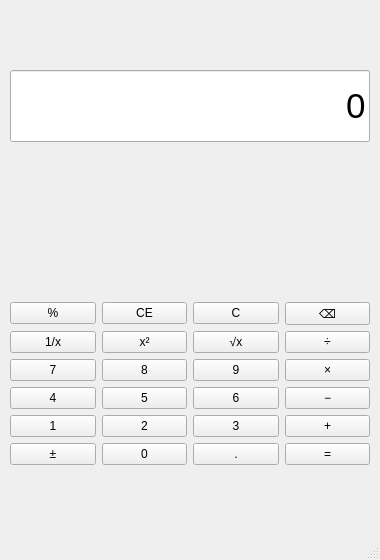
<?xml version="1.0" encoding="UTF-8"?>
<ui version="4.0">
 <class>MainWindow</class>
 <widget class="QMainWindow" name="MainWindow">
  <property name="geometry">
   <rect>
    <x>0</x>
    <y>0</y>
    <width>380</width>
    <height>560</height>
   </rect>
  </property>
  <property name="minimumSize">
   <size>
    <width>340</width>
    <height>520</height>
   </size>
  </property>
  <property name="windowTitle">
   <string>计算器</string>
  </property>
  <widget class="QWidget" name="centralwidget">
   <layout class="QVBoxLayout" name="mainLayout">
    <property name="spacing">
     <number>8</number>
    </property>
    <property name="leftMargin">
     <number>10</number>
    </property>
    <property name="topMargin">
     <number>10</number>
    </property>
    <property name="rightMargin">
     <number>10</number>
    </property>
    <property name="bottomMargin">
     <number>10</number>
    </property>
    <item>
     <widget class="QLineEdit" name="displayEdit">
      <property name="sizePolicy">
       <sizepolicy hsizetype="Expanding" vsizetype="Fixed">
        <horstretch>0</horstretch>
        <verstretch>0</verstretch>
       </sizepolicy>
      </property>
      <property name="minimumSize">
       <size>
        <width>0</width>
        <height>72</height>
       </size>
      </property>
      <property name="font">
       <font>
        <family>Segoe UI</family>
        <pointsize>26</pointsize>
       </font>
      </property>
      <property name="focusPolicy">
       <enum>Qt::NoFocus</enum>
      </property>
      <property name="alignment">
       <set>Qt::AlignRight|Qt::AlignTrailing|Qt::AlignVCenter</set>
      </property>
      <property name="readOnly">
       <bool>true</bool>
      </property>
      <property name="text">
       <string>0</string>
      </property>
     </widget>
    </item>
    <item>
     <widget class="QLabel" name="resultLabel">
      <property name="sizePolicy">
       <sizepolicy hsizetype="Expanding" vsizetype="Fixed">
        <horstretch>0</horstretch>
        <verstretch>0</verstretch>
       </sizepolicy>
      </property>
      <property name="minimumSize">
       <size>
        <width>0</width>
        <height>24</height>
       </size>
      </property>
      <property name="font">
       <font>
        <family>Segoe UI</family>
        <pointsize>12</pointsize>
       </font>
      </property>
      <property name="alignment">
       <set>Qt::AlignRight|Qt::AlignTrailing|Qt::AlignVCenter</set>
      </property>
      <property name="text">
       <string/>
      </property>
     </widget>
    </item>
    <item>
     <layout class="QGridLayout" name="gridLayout">
      <property name="spacing">
       <number>6</number>
      </property>
      <item row="0" column="0">
       <widget class="QPushButton" name="btnPercent">
        <property name="focusPolicy">
         <enum>Qt::NoFocus</enum>
        </property>
        <property name="text">
         <string>%</string>
        </property>
       </widget>
      </item>
      <item row="0" column="1">
       <widget class="QPushButton" name="btnCE">
        <property name="focusPolicy">
         <enum>Qt::NoFocus</enum>
        </property>
        <property name="text">
         <string>CE</string>
        </property>
       </widget>
      </item>
      <item row="0" column="2">
       <widget class="QPushButton" name="btnClear">
        <property name="focusPolicy">
         <enum>Qt::NoFocus</enum>
        </property>
        <property name="text">
         <string>C</string>
        </property>
       </widget>
      </item>
      <item row="0" column="3">
       <widget class="QPushButton" name="btnBackspace">
        <property name="focusPolicy">
         <enum>Qt::NoFocus</enum>
        </property>
        <property name="text">
         <string>⌫</string>
        </property>
       </widget>
      </item>
      <item row="1" column="0">
       <widget class="QPushButton" name="btnReciprocal">
        <property name="focusPolicy">
         <enum>Qt::NoFocus</enum>
        </property>
        <property name="text">
         <string>1/x</string>
        </property>
       </widget>
      </item>
      <item row="1" column="1">
       <widget class="QPushButton" name="btnSquare">
        <property name="focusPolicy">
         <enum>Qt::NoFocus</enum>
        </property>
        <property name="text">
         <string>x²</string>
        </property>
       </widget>
      </item>
      <item row="1" column="2">
       <widget class="QPushButton" name="btnSqrt">
        <property name="focusPolicy">
         <enum>Qt::NoFocus</enum>
        </property>
        <property name="text">
         <string>√x</string>
        </property>
       </widget>
      </item>
      <item row="1" column="3">
       <widget class="QPushButton" name="btnDiv">
        <property name="focusPolicy">
         <enum>Qt::NoFocus</enum>
        </property>
        <property name="text">
         <string>÷</string>
        </property>
       </widget>
      </item>
      <item row="2" column="0">
       <widget class="QPushButton" name="btn7">
        <property name="focusPolicy">
         <enum>Qt::NoFocus</enum>
        </property>
        <property name="text">
         <string>7</string>
        </property>
       </widget>
      </item>
      <item row="2" column="1">
       <widget class="QPushButton" name="btn8">
        <property name="focusPolicy">
         <enum>Qt::NoFocus</enum>
        </property>
        <property name="text">
         <string>8</string>
        </property>
       </widget>
      </item>
      <item row="2" column="2">
       <widget class="QPushButton" name="btn9">
        <property name="focusPolicy">
         <enum>Qt::NoFocus</enum>
        </property>
        <property name="text">
         <string>9</string>
        </property>
       </widget>
      </item>
      <item row="2" column="3">
       <widget class="QPushButton" name="btnMul">
        <property name="focusPolicy">
         <enum>Qt::NoFocus</enum>
        </property>
        <property name="text">
         <string>×</string>
        </property>
       </widget>
      </item>
      <item row="3" column="0">
       <widget class="QPushButton" name="btn4">
        <property name="focusPolicy">
         <enum>Qt::NoFocus</enum>
        </property>
        <property name="text">
         <string>4</string>
        </property>
       </widget>
      </item>
      <item row="3" column="1">
       <widget class="QPushButton" name="btn5">
        <property name="focusPolicy">
         <enum>Qt::NoFocus</enum>
        </property>
        <property name="text">
         <string>5</string>
        </property>
       </widget>
      </item>
      <item row="3" column="2">
       <widget class="QPushButton" name="btn6">
        <property name="focusPolicy">
         <enum>Qt::NoFocus</enum>
        </property>
        <property name="text">
         <string>6</string>
        </property>
       </widget>
      </item>
      <item row="3" column="3">
       <widget class="QPushButton" name="btnSub">
        <property name="focusPolicy">
         <enum>Qt::NoFocus</enum>
        </property>
        <property name="text">
         <string>−</string>
        </property>
       </widget>
      </item>
      <item row="4" column="0">
       <widget class="QPushButton" name="btn1">
        <property name="focusPolicy">
         <enum>Qt::NoFocus</enum>
        </property>
        <property name="text">
         <string>1</string>
        </property>
       </widget>
      </item>
      <item row="4" column="1">
       <widget class="QPushButton" name="btn2">
        <property name="focusPolicy">
         <enum>Qt::NoFocus</enum>
        </property>
        <property name="text">
         <string>2</string>
        </property>
       </widget>
      </item>
      <item row="4" column="2">
       <widget class="QPushButton" name="btn3">
        <property name="focusPolicy">
         <enum>Qt::NoFocus</enum>
        </property>
        <property name="text">
         <string>3</string>
        </property>
       </widget>
      </item>
      <item row="4" column="3">
       <widget class="QPushButton" name="btnAdd">
        <property name="focusPolicy">
         <enum>Qt::NoFocus</enum>
        </property>
        <property name="text">
         <string>+</string>
        </property>
       </widget>
      </item>
      <item row="5" column="0">
       <widget class="QPushButton" name="btnSign">
        <property name="focusPolicy">
         <enum>Qt::NoFocus</enum>
        </property>
        <property name="text">
         <string>±</string>
        </property>
       </widget>
      </item>
      <item row="5" column="1">
       <widget class="QPushButton" name="btn0">
        <property name="focusPolicy">
         <enum>Qt::NoFocus</enum>
        </property>
        <property name="text">
         <string>0</string>
        </property>
       </widget>
      </item>
      <item row="5" column="2">
       <widget class="QPushButton" name="btnDecimal">
        <property name="focusPolicy">
         <enum>Qt::NoFocus</enum>
        </property>
        <property name="text">
         <string>.</string>
        </property>
       </widget>
      </item>
      <item row="5" column="3">
       <widget class="QPushButton" name="btnEqual">
        <property name="focusPolicy">
         <enum>Qt::NoFocus</enum>
        </property>
        <property name="text">
         <string>=</string>
        </property>
       </widget>
      </item>
     </layout>
    </item>
   </layout>
  </widget>
  <widget class="QMenuBar" name="menubar"/>
  <widget class="QStatusBar" name="statusbar"/>
 </widget>
 <resources/>
 <connections/>
</ui>
